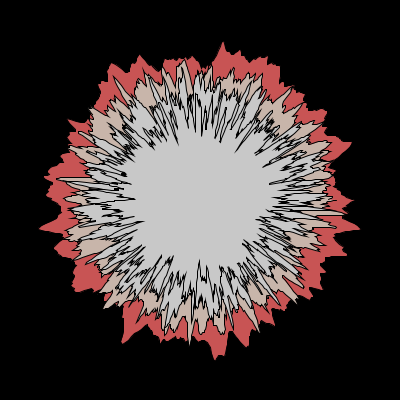
Frame 1 (no input)
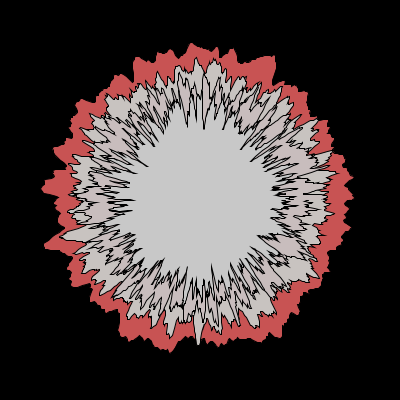
Frame 60 (the mouse pressed at the canvas centre just before this capture)
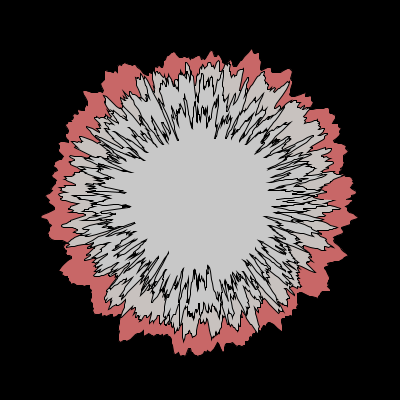
Frame 120 (the mouse held since frame 60 and released just before this capture)

The Processing sketch that drew these frames (run headless with seeded random() and noise(); from frame 60 on, the mouse is pressed at the canvas centre):

// Processing sketch: OmegaBlob
// ── OmegaBlob.pde


float yoff = 0.0;

void setup() {
  size(400, 400);
  colorMode(HSB);
}

void draw() {
  background(0);

  translate(width / 2, height / 2);

  float radius = 150;
  
 
  
  
  beginShape();
  float x2off = 0;
  for (float a = 0; a < TWO_PI; a += 0.009) {
    float offset = map(noise(x2off + yoff, yoff), 0, 1, -25, 25);
    float r = radius + offset;
    float x = r * cos(a);
    float y = r * sin(a);
    vertex(x, y);
    x2off += 0.1;
    color randomizer = int(map(offset,-25,25,20,255));
    fill(0,randomizer,200);
    
  }
  endShape();

  beginShape();
  float xoff = 0;
  for (float a = 0; a < TWO_PI; a += 0.005) {
    float offset = map(noise(xoff + yoff, yoff), 0, 1, -50, 10);
    float r = radius + offset;
    float x = r * cos(a);
    float y = r * sin(a);
    vertex(x, y);
    xoff += 0.1;
    color randomizer = int(map(offset,-25,25,20,255));
    fill(15,randomizer,200);
    
  }
  endShape();
  
  beginShape();
  float x3off = 0;
  for (float a = 0; a < TWO_PI; a += 0.004) {
    float offset = map(noise(x3off + yoff, yoff), 0, 1, -75, 0);
    float r = radius + offset;
    float x = r * cos(a);
    float y = r * sin(a);
    vertex(x, y);
    x3off += 0.1;
    color randomizer = int(map(offset,-25,25,20,255));
    fill(0,randomizer,200);
    
  }
  endShape();
  
  beginShape();
  float x4off = 0;
  for (float a = 0; a < TWO_PI; a += 0.003) {
    float offset = map(noise(x4off + yoff, yoff), 0, 1, -100, -20);
    float r = radius + offset;
    float x = r * cos(a);
    float y = r * sin(a);
    vertex(x, y);
    x4off += 0.1;
    color randomizer = int(map(offset,-25,25,20,255));
    fill(0,randomizer,200);
    
  }
  endShape();
  
 

  yoff += 0.04;
}
